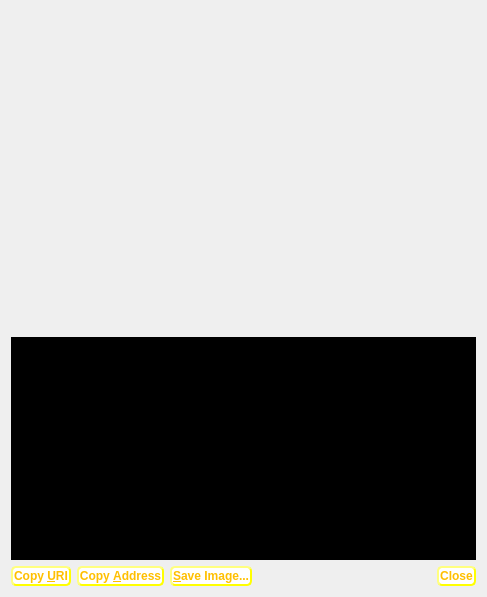
<?xml version="1.0" encoding="UTF-8"?>
<ui version="4.0">
 <class>ReceiveRequestDialog</class>
 <widget class="QDialog" name="ReceiveRequestDialog">
  <property name="geometry">
   <rect>
    <x>0</x>
    <y>0</y>
    <width>487</width>
    <height>597</height>
   </rect>
  </property>
  <property name="styleSheet">
   <string notr="true">QWidget#ReceiveRequestDialog { background-image: url(:/icons/Background);}
QTextEdit#outUri {background-color: black;color: #FFBF00;}
QLabel {color: #FFBF00;}
QRadioButton {color: #FFBF00;}
QCheckBox {color: #FFBF00;}
QPushButton {background-color: white;
    border-style: outset;
    border-width: 2px;
    border-radius: 5px;
    border-color: yellow;
    font: bold 12px;
    min-width: 6em;
    padding: 1px;
	color: #FFBF00
}</string>
  </property>
  <layout class="QVBoxLayout" name="verticalLayout_3">
   <item>
    <widget class="QRImageWidget" name="lblQRCode">
     <property name="sizePolicy">
      <sizepolicy hsizetype="Expanding" vsizetype="Fixed">
       <horstretch>0</horstretch>
       <verstretch>0</verstretch>
      </sizepolicy>
     </property>
     <property name="minimumSize">
      <size>
       <width>300</width>
       <height>320</height>
      </size>
     </property>
     <property name="toolTip">
      <string>QR Code</string>
     </property>
     <property name="textFormat">
      <enum>Qt::PlainText</enum>
     </property>
     <property name="alignment">
      <set>Qt::AlignCenter</set>
     </property>
     <property name="wordWrap">
      <bool>true</bool>
     </property>
    </widget>
   </item>
   <item>
    <widget class="QTextEdit" name="outUri">
     <property name="sizePolicy">
      <sizepolicy hsizetype="Expanding" vsizetype="Expanding">
       <horstretch>0</horstretch>
       <verstretch>0</verstretch>
      </sizepolicy>
     </property>
     <property name="minimumSize">
      <size>
       <width>0</width>
       <height>50</height>
      </size>
     </property>
     <property name="frameShape">
      <enum>QFrame::NoFrame</enum>
     </property>
     <property name="frameShadow">
      <enum>QFrame::Plain</enum>
     </property>
     <property name="tabChangesFocus">
      <bool>true</bool>
     </property>
     <property name="textInteractionFlags">
      <set>Qt::TextSelectableByKeyboard|Qt::TextSelectableByMouse</set>
     </property>
    </widget>
   </item>
   <item>
    <layout class="QHBoxLayout" name="horizontalLayout">
     <item>
      <widget class="QPushButton" name="btnCopyURI">
       <property name="text">
        <string>Copy &amp;URI</string>
       </property>
       <property name="autoDefault">
        <bool>false</bool>
       </property>
      </widget>
     </item>
     <item>
      <widget class="QPushButton" name="btnCopyAddress">
       <property name="text">
        <string>Copy &amp;Address</string>
       </property>
       <property name="autoDefault">
        <bool>false</bool>
       </property>
      </widget>
     </item>
     <item>
      <widget class="QPushButton" name="btnSaveAs">
       <property name="text">
        <string>&amp;Save Image...</string>
       </property>
       <property name="autoDefault">
        <bool>false</bool>
       </property>
      </widget>
     </item>
     <item>
      <spacer name="horizontalSpacer_2">
       <property name="orientation">
        <enum>Qt::Horizontal</enum>
       </property>
       <property name="sizeHint" stdset="0">
        <size>
         <width>40</width>
         <height>20</height>
        </size>
       </property>
      </spacer>
     </item>
     <item>
      <widget class="QDialogButtonBox" name="buttonBox">
       <property name="standardButtons">
        <set>QDialogButtonBox::Close</set>
       </property>
      </widget>
     </item>
    </layout>
   </item>
  </layout>
 </widget>
 <customwidgets>
  <customwidget>
   <class>QRImageWidget</class>
   <extends>QLabel</extends>
   <header>receiverequestdialog.h</header>
  </customwidget>
 </customwidgets>
 <resources/>
 <connections>
  <connection>
   <sender>buttonBox</sender>
   <signal>rejected()</signal>
   <receiver>ReceiveRequestDialog</receiver>
   <slot>reject()</slot>
   <hints>
    <hint type="sourcelabel">
     <x>452</x>
     <y>573</y>
    </hint>
    <hint type="destinationlabel">
     <x>243</x>
     <y>298</y>
    </hint>
   </hints>
  </connection>
  <connection>
   <sender>buttonBox</sender>
   <signal>accepted()</signal>
   <receiver>ReceiveRequestDialog</receiver>
   <slot>accept()</slot>
   <hints>
    <hint type="sourcelabel">
     <x>452</x>
     <y>573</y>
    </hint>
    <hint type="destinationlabel">
     <x>243</x>
     <y>298</y>
    </hint>
   </hints>
  </connection>
 </connections>
</ui>
